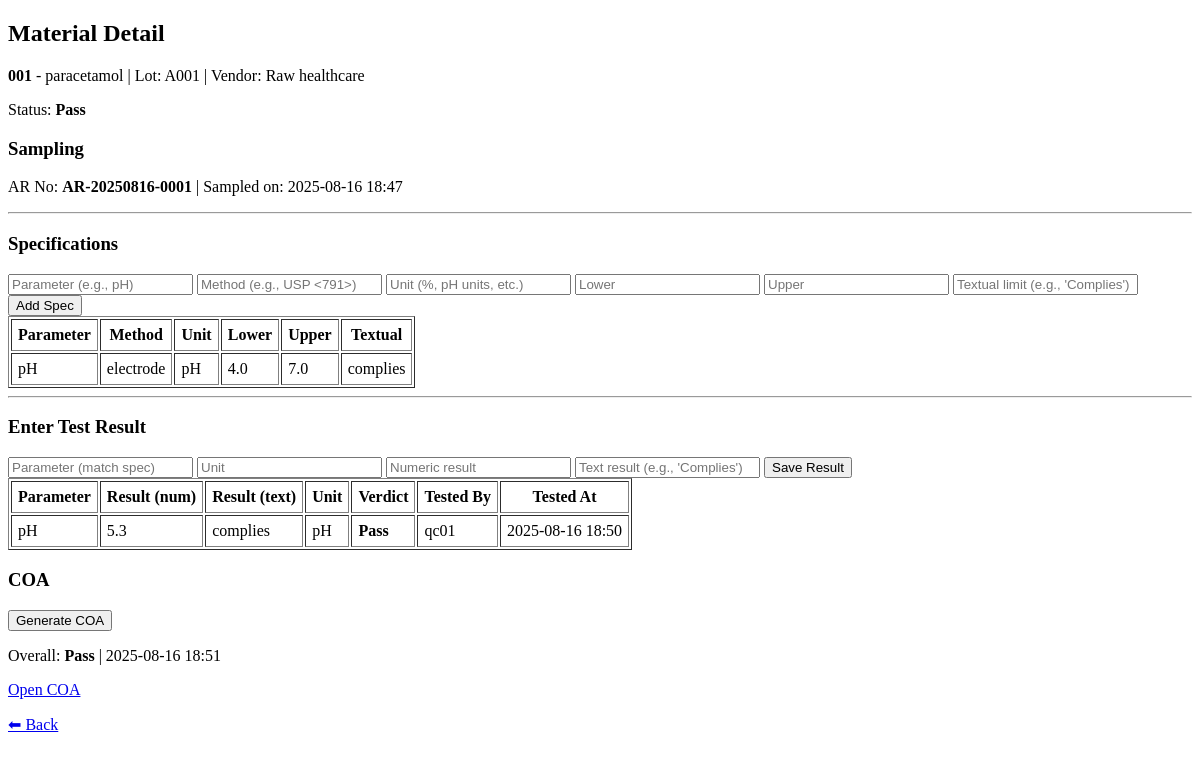
Page /qc/material/1 (signed in) on the earlier database version.
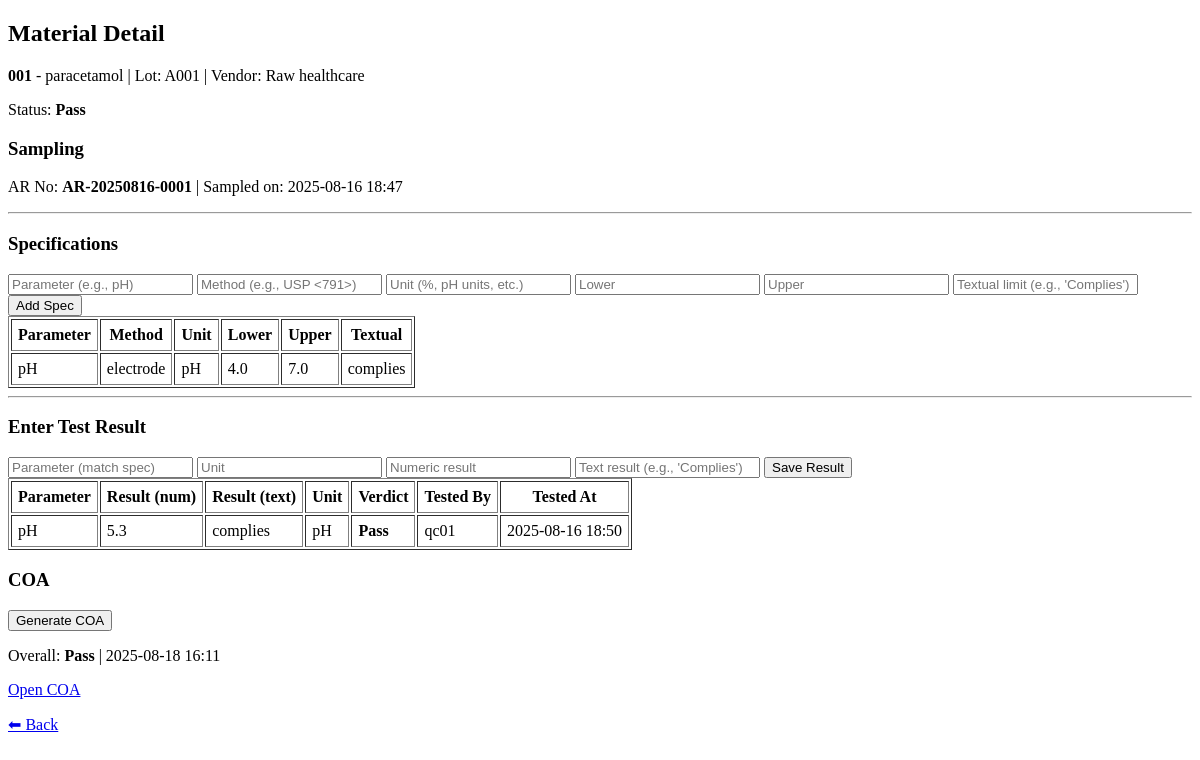
Same page on the later database version.
### models.py (models this page shows)
class RawMaterial(db.Model):
    __tablename__ = "raw_material"
    id = db.Column(db.Integer, primary_key=True)
    material_code = db.Column(db.String(50), nullable=False, index=True)
    material_name = db.Column(db.String(200), nullable=False)
    lot_no = db.Column(db.String(100), nullable=False, index=True)
    vendor = db.Column(db.String(200))
    received_qty = db.Column(db.Float)  # keep numeric for analytics
    unit = db.Column(db.String(20))
    received_date = db.Column(db.DateTime, default=datetime.utcnow)
    status = db.Column(db.String(30), default="Pending Sampling")  # Pending Sampling | Sampled | Testing | Pass | Fail
    samples = db.relationship("QCSample", backref="material", lazy=True, cascade="all, delete-orphan")
    specs = db.relationship("Specification", backref="material", lazy=True, cascade="all, delete-orphan")
    def latest_sample(self):
        return sorted(self.samples, key=lambda s: s.sample_date or datetime.min, reverse=True)[0] if self.samples else None

class QCSample(db.Model):
    __tablename__ = "qc_sample"
    id = db.Column(db.Integer, primary_key=True)
    ar_no = db.Column(db.String(40), unique=True, index=True)  # e.g., AR-20250812-0001
    sample_date = db.Column(db.DateTime, default=datetime.utcnow)
    sampler = db.Column(db.String(100))  # user_id or name
    remarks = db.Column(db.Text)
    material_id = db.Column(db.Integer, db.ForeignKey("raw_material.id"), nullable=False)
    results = db.relationship("TestResult", backref="sample", lazy=True, cascade="all, delete-orphan")
    coa = db.relationship("COA", uselist=False, backref="sample", cascade="all, delete-orphan")

class Specification(db.Model):
    __tablename__ = "specification"
    id = db.Column(db.Integer, primary_key=True)
    material_id = db.Column(db.Integer, db.ForeignKey("raw_material.id"), nullable=False)
    parameter = db.Column(db.String(120), nullable=False)     # e.g., "pH", "Assay"
    method = db.Column(db.String(120))                        # e.g., "USP <791>"
    unit = db.Column(db.String(40))                           # e.g., "pH units", "%", "ppm"
    lower_limit = db.Column(db.Float)                         # numeric lower (nullable)
    upper_limit = db.Column(db.Float)                         # numeric upper (nullable)
    textual_limit = db.Column(db.String(200))                 # e.g., "Complies", "Clear solution" (nullable)
    created_at = db.Column(db.DateTime, default=datetime.utcnow)

class TestResult(db.Model):
    __tablename__ = "test_result"
    id = db.Column(db.Integer, primary_key=True)
    sample_id = db.Column(db.Integer, db.ForeignKey("qc_sample.id"), nullable=False)
    parameter = db.Column(db.String(120), nullable=False)
    result_value = db.Column(db.Float)          # numeric result (nullable)
    result_text = db.Column(db.String(200))     # textual result (nullable)
    unit = db.Column(db.String(40))
    verdict = db.Column(db.String(10))          # Pass/Fail
    tested_by = db.Column(db.String(100))
    tested_at = db.Column(db.DateTime, default=datetime.utcnow)

class COA(db.Model):
    __tablename__ = "coa"
    id = db.Column(db.Integer, primary_key=True)
    sample_id = db.Column(db.Integer, db.ForeignKey("qc_sample.id"), nullable=False, unique=True)
    overall_verdict = db.Column(db.String(10))  # Pass/Fail
    generated_at = db.Column(db.DateTime, default=datetime.utcnow)
    notes = db.Column(db.Text)

### app.py (the view)
@app.route("/qc/material/<int:material_id>")
def qc_material_detail(material_id):
    if not require_qc_or_admin():
        return redirect(url_for("login"))
    m = RawMaterial.query.get_or_404(material_id)
    sample = m.latest_sample()
    specs = Specification.query.filter_by(material_id=material_id).all()
    results = TestResult.query.filter(TestResult.sample_id == (sample.id if sample else None)).all() if sample else []
    return render_template("qc_material_detail.html", m=m, sample=sample, specs=specs, results=results)

### app.py (called while the page is built)
def require_qc_or_admin():
    if not session.get("user_id"):
        return False
    return session.get("designation") in ("QC", "Admin")

### templates/qc_material_detail.html
<!DOCTYPE html>
<html>
<head><meta charset="UTF-8"><title>Material Detail</title></head>
<body>
  <h2>Material Detail</h2>
  <p><b>{{ m.material_code }}</b> - {{ m.material_name }} | Lot: {{ m.lot_no }} | Vendor: {{ m.vendor }}</p>
  <p>Status: <b>{{ m.status }}</b></p>
  <h3>Sampling</h3>
  {% if not sample %}
    <form method="POST" action="{{ url_for('qc_take_sample', material_id=m.id) }}">
      <input name="remarks" placeholder="Sampling remarks">
      <button type="submit">Take Sample (Generate AR No)</button>
    </form>
  {% else %}
    <p>AR No: <b>{{ sample.ar_no }}</b> | Sampled on: {{ sample.sample_date.strftime('%Y-%m-%d %H:%M') }}</p>
  {% endif %}
  <hr>
  <h3>Specifications</h3>
  <form method="POST" action="{{ url_for('qc_add_spec', material_id=m.id) }}">
    <input name="parameter" placeholder="Parameter (e.g., pH)" required>
    <input name="method" placeholder="Method (e.g., USP <791>)">
    <input name="unit" placeholder="Unit (%, pH units, etc.)">
    <input name="lower_limit" type="number" step="0.0001" placeholder="Lower">
    <input name="upper_limit" type="number" step="0.0001" placeholder="Upper">
    <input name="textual_limit" placeholder="Textual limit (e.g., 'Complies')">
    <button type="submit">Add Spec</button>
  </form>
  <table border="1" cellpadding="6">
    <tr><th>Parameter</th><th>Method</th><th>Unit</th><th>Lower</th><th>Upper</th><th>Textual</th></tr>
    {% for s in specs %}
      <tr>
        <td>{{ s.parameter }}</td><td>{{ s.method }}</td><td>{{ s.unit }}</td>
        <td>{{ s.lower_limit if s.lower_limit is not none else '' }}</td>
        <td>{{ s.upper_limit if s.upper_limit is not none else '' }}</td>
        <td>{{ s.textual_limit or '' }}</td>
      </tr>
    {% endfor %}
  </table>
  <hr>
  <h3>Enter Test Result</h3>
  {% if sample %}
    <form method="POST" action="{{ url_for('qc_add_result', sample_id=sample.id) }}">
      <input name="parameter" placeholder="Parameter (match spec)" required>
      <input name="unit" placeholder="Unit">
      <input name="result_value" type="number" step="0.0001" placeholder="Numeric result">
      <input name="result_text" placeholder="Text result (e.g., 'Complies')">
      <button type="submit">Save Result</button>
    </form>
  {% else %}
    <p><i>Take a sample to enter results.</i></p>
  {% endif %}
  <table border="1" cellpadding="6">
    <tr><th>Parameter</th><th>Result (num)</th><th>Result (text)</th><th>Unit</th><th>Verdict</th><th>Tested By</th><th>Tested At</th></tr>
    {% for r in results %}
      <tr>
        <td>{{ r.parameter }}</td>
        <td>{{ r.result_value if r.result_value is not none else '' }}</td>
        <td>{{ r.result_text or '' }}</td>
        <td>{{ r.unit or '' }}</td>
        <td><b>{{ r.verdict }}</b></td>
        <td>{{ r.tested_by }}</td>
        <td>{{ r.tested_at.strftime('%Y-%m-%d %H:%M') }}</td>
      </tr>
    {% endfor %}
  </table>
  <h3>COA</h3>
  {% if sample %}
    <form method="POST" action="{{ url_for('qc_generate_coa', sample_id=sample.id) }}">
      <button type="submit">Generate COA</button>
    </form>
    {% if sample.coa %}
      <p>Overall: <b>{{ sample.coa.overall_verdict }}</b> | {{ sample.coa.generated_at.strftime('%Y-%m-%d %H:%M') }}</p>
      <p><a href="{{ url_for('qc_view_coa', sample_id=sample.id) }}" target="_blank">Open COA</a></p>
    {% endif %}
  {% endif %}
  <p><a href="{{ url_for('qc_dashboard') }}">⬅ Back</a></p>
</body>
</html>

Differences in the rows shown:
changed COA "Pass": coa.generated_at "2025-08-16 18:51" → "2025-08-18 16:11"
